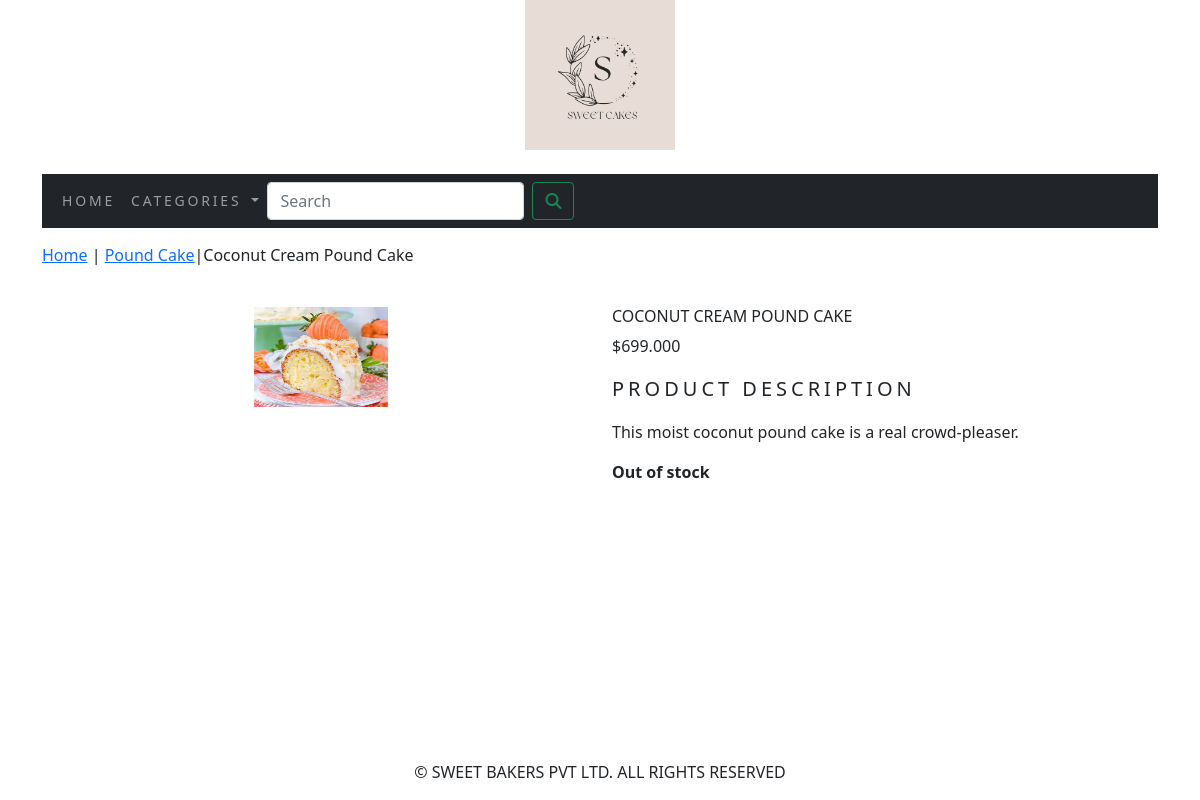
Page /shop/pound-cake/coconut-cream-pound-cake/ on the committed database.
### shopapp/models.py (models this page shows, shortened)
class Product(models.Model):
    name = models.CharField(max_length=250, unique=True)
    slug = models.SlugField(max_length=250, unique=True)
    description = models.TextField(blank=True)
    price=models.DecimalField(max_digits=10,decimal_places=3)
    category=models.ForeignKey(Category,on_delete=models.CASCADE)
    image = models.ImageField(upload_to='category', blank=True)
    stock=models.IntegerField()
    available=models.BooleanField(default=True)
    created=models.DateTimeField(auto_now_add=True)
    updated=models.DateTimeField(auto_now =True)
    class Meta:
        ordering=('name',)
        verbose_name='product'
        verbose_name_plural='products'

class Category(models.Model):
    name=models.CharField(max_length=250,unique=True)
    slug=models.SlugField(max_length=250,unique=True)
    description=models.TextField(blank=True)
    image=models.ImageField(upload_to='category',blank=True)
    class Meta:
        ordering=('name',)
        verbose_name='category'
        verbose_name_plural='categories'
    def get_url(self):
        return reverse('shopapp:products_by_category', args=[self.slug])
    def __str__(self):
        return '{}'.format(self.name)

### shopapp/views.py (the view)
# urls.py: path('<slug:c_slug>/<slug:product_slug>/', views.prodetail, name='procatdetail'),
def prodetail(request,c_slug,product_slug):
    try:
        product=Product.objects.get(category__slug=c_slug,slug=product_slug)
    except Exception as e:
        raise e
    return render(request,'product.html',{'product':product})

### cart/context_processors.py (called while the page is built)
def counter(request):
    item_count=0
    if 'admin' in request.path:
        return{}
    else:
        try:
            cart=Cart.objects.filter(cart_id=_cart_id(request))
            cart_items=Cartitem.objects.all().filter(cart=cart[:1])
            for cart_item in cart_items:
                item_count += cart_item.quantity
        except Cart.DoesNotExist:
            item_count=0
    return dict(item_count=item_count)

### cart/views.py (called while the page is built)
def _cart_id(request):
    cart=request.session.session_key
    if not cart:
        cart=request.session.create()
    return cart

### shopapp/context_processor.py (called while the page is built)
def menu_links(request):
    links=Category.objects.all()
    return dict(links=links)

### templates/product.html (shortened to what this page needs)
{% extends 'base.html'%}
{% load static %}
{% block content %}
<div class="row my_prod_row_class">
    <div class="mx-auto">
        <p><a href="{% url 'shopapp:allprodcat' %}">Home</a> | <a href="{{product.category.get_url}}">{{product.category}}</a>|{{product.name}}</p>
    </div>
</div>
<div class="container">
<br>
<div class="row">
  <div class="col-12 col-sm-12 col-md-12 col-lg-6 text-center">
    <div style="min-width:18rem">
      <img src="{{product.image.url}}"  width="25%" height="100pix" alt="{{product.name}}">
    </div>
  </div>
     <div class="col-12 col-sm-12 col-md-12 col-lg-6" >
      <div>
      <h1 class="my_prod_title">{{product.name}}</h1>
      <p>${{product.price}}</p>
      <p class="my_title">Product Description</p>
      <p class="text-justify my_prod_text">{{product.description}}</p>
          {% if product.stock <= 0 %}
      <p class="text-justify my_prod_text"><b>Out of stock</b></p>
          {% else %}
       <a class="btn btn-secondary" href="{% url 'cart:add_cart' product.id %}">Add to cart</a>
          {% endif %}
     </div>
         </div>
</div>
</div>
{% endblock %}

### static/css/custom.css (style rules this page uses)
.my_title { font-size:20px; text-transform:uppercase; letter-spacing:.2em; }
.my_prod_row_class { padding-top:15px; padding_bottom:20px; }
.my_prod_title { font-size:16px; text-transform:uppercase; paddy_top:15px; padding_bottom:10px; }
.my_prod_text { paddy_right: 25px; }

### rows in the picture
Product: category "Pound Cake", name "Coconut Cream Pound Cake", image (picture), name "COCONUT CREAM POUND CAKE", price "699.000", description "This moist coconut pound cake is a real crowd-pleaser."
